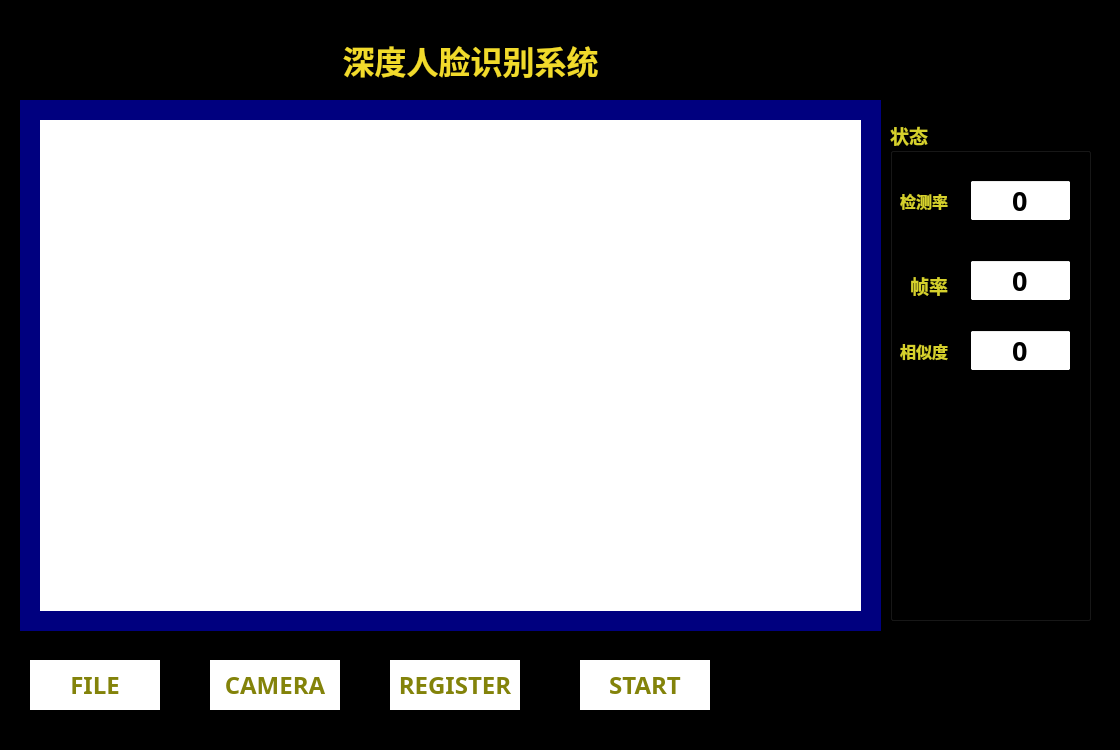
<?xml version="1.0" encoding="UTF-8"?>
<ui version="4.0">
 <class>Dialog</class>
 <widget class="QDialog" name="Dialog">
  <property name="geometry">
   <rect>
    <x>0</x>
    <y>0</y>
    <width>1120</width>
    <height>750</height>
   </rect>
  </property>
  <property name="palette">
   <palette>
    <active>
     <colorrole role="Base">
      <brush brushstyle="SolidPattern">
       <color alpha="255">
        <red>255</red>
        <green>255</green>
        <blue>255</blue>
       </color>
      </brush>
     </colorrole>
     <colorrole role="Window">
      <brush brushstyle="SolidPattern">
       <color alpha="255">
        <red>0</red>
        <green>0</green>
        <blue>0</blue>
       </color>
      </brush>
     </colorrole>
    </active>
    <inactive>
     <colorrole role="Base">
      <brush brushstyle="SolidPattern">
       <color alpha="255">
        <red>255</red>
        <green>255</green>
        <blue>255</blue>
       </color>
      </brush>
     </colorrole>
     <colorrole role="Window">
      <brush brushstyle="SolidPattern">
       <color alpha="255">
        <red>0</red>
        <green>0</green>
        <blue>0</blue>
       </color>
      </brush>
     </colorrole>
    </inactive>
    <disabled>
     <colorrole role="Base">
      <brush brushstyle="SolidPattern">
       <color alpha="255">
        <red>0</red>
        <green>0</green>
        <blue>0</blue>
       </color>
      </brush>
     </colorrole>
     <colorrole role="Window">
      <brush brushstyle="SolidPattern">
       <color alpha="255">
        <red>0</red>
        <green>0</green>
        <blue>0</blue>
       </color>
      </brush>
     </colorrole>
    </disabled>
   </palette>
  </property>
  <property name="windowTitle">
   <string>Dialog</string>
  </property>
  <widget class="QWidget" name="horizontalLayoutWidget">
   <property name="geometry">
    <rect>
     <x>20</x>
     <y>100</y>
     <width>861</width>
     <height>531</height>
    </rect>
   </property>
   <layout class="QHBoxLayout" name="horizontalLayout">
    <item>
     <widget class="QWidget" name="showwidget" native="true">
      <property name="palette">
       <palette>
        <active>
         <colorrole role="Base">
          <brush brushstyle="SolidPattern">
           <color alpha="255">
            <red>255</red>
            <green>255</green>
            <blue>255</blue>
           </color>
          </brush>
         </colorrole>
         <colorrole role="Window">
          <brush brushstyle="SolidPattern">
           <color alpha="255">
            <red>0</red>
            <green>0</green>
            <blue>127</blue>
           </color>
          </brush>
         </colorrole>
        </active>
        <inactive>
         <colorrole role="Base">
          <brush brushstyle="SolidPattern">
           <color alpha="255">
            <red>255</red>
            <green>255</green>
            <blue>255</blue>
           </color>
          </brush>
         </colorrole>
         <colorrole role="Window">
          <brush brushstyle="SolidPattern">
           <color alpha="255">
            <red>0</red>
            <green>0</green>
            <blue>127</blue>
           </color>
          </brush>
         </colorrole>
        </inactive>
        <disabled>
         <colorrole role="Base">
          <brush brushstyle="SolidPattern">
           <color alpha="255">
            <red>0</red>
            <green>0</green>
            <blue>127</blue>
           </color>
          </brush>
         </colorrole>
         <colorrole role="Window">
          <brush brushstyle="SolidPattern">
           <color alpha="255">
            <red>0</red>
            <green>0</green>
            <blue>127</blue>
           </color>
          </brush>
         </colorrole>
        </disabled>
       </palette>
      </property>
      <property name="autoFillBackground">
       <bool>true</bool>
      </property>
      <widget class="QLabel" name="showlabel">
       <property name="geometry">
        <rect>
         <x>20</x>
         <y>20</y>
         <width>821</width>
         <height>491</height>
        </rect>
       </property>
       <property name="palette">
        <palette>
         <active>
          <colorrole role="Base">
           <brush brushstyle="SolidPattern">
            <color alpha="255">
             <red>255</red>
             <green>255</green>
             <blue>255</blue>
            </color>
           </brush>
          </colorrole>
          <colorrole role="Window">
           <brush brushstyle="SolidPattern">
            <color alpha="255">
             <red>255</red>
             <green>255</green>
             <blue>255</blue>
            </color>
           </brush>
          </colorrole>
         </active>
         <inactive>
          <colorrole role="Base">
           <brush brushstyle="SolidPattern">
            <color alpha="255">
             <red>255</red>
             <green>255</green>
             <blue>255</blue>
            </color>
           </brush>
          </colorrole>
          <colorrole role="Window">
           <brush brushstyle="SolidPattern">
            <color alpha="255">
             <red>255</red>
             <green>255</green>
             <blue>255</blue>
            </color>
           </brush>
          </colorrole>
         </inactive>
         <disabled>
          <colorrole role="Base">
           <brush brushstyle="SolidPattern">
            <color alpha="255">
             <red>255</red>
             <green>255</green>
             <blue>255</blue>
            </color>
           </brush>
          </colorrole>
          <colorrole role="Window">
           <brush brushstyle="SolidPattern">
            <color alpha="255">
             <red>255</red>
             <green>255</green>
             <blue>255</blue>
            </color>
           </brush>
          </colorrole>
         </disabled>
        </palette>
       </property>
       <property name="autoFillBackground">
        <bool>true</bool>
       </property>
       <property name="text">
        <string/>
       </property>
       <property name="alignment">
        <set>Qt::AlignCenter</set>
       </property>
      </widget>
     </widget>
    </item>
   </layout>
  </widget>
  <widget class="QWidget" name="horizontalLayoutWidget_2">
   <property name="geometry">
    <rect>
     <x>260</x>
     <y>20</y>
     <width>421</width>
     <height>80</height>
    </rect>
   </property>
   <layout class="QHBoxLayout" name="horizontalLayout_2">
    <item>
     <widget class="QLabel" name="label">
      <property name="palette">
       <palette>
        <active>
         <colorrole role="WindowText">
          <brush brushstyle="SolidPattern">
           <color alpha="255">
            <red>241</red>
            <green>218</green>
            <blue>43</blue>
           </color>
          </brush>
         </colorrole>
         <colorrole role="Text">
          <brush brushstyle="SolidPattern">
           <color alpha="255">
            <red>201</red>
            <green>204</green>
            <blue>28</blue>
           </color>
          </brush>
         </colorrole>
        </active>
        <inactive>
         <colorrole role="WindowText">
          <brush brushstyle="SolidPattern">
           <color alpha="255">
            <red>241</red>
            <green>218</green>
            <blue>43</blue>
           </color>
          </brush>
         </colorrole>
         <colorrole role="Text">
          <brush brushstyle="SolidPattern">
           <color alpha="255">
            <red>201</red>
            <green>204</green>
            <blue>28</blue>
           </color>
          </brush>
         </colorrole>
        </inactive>
        <disabled>
         <colorrole role="WindowText">
          <brush brushstyle="SolidPattern">
           <color alpha="255">
            <red>120</red>
            <green>120</green>
            <blue>120</blue>
           </color>
          </brush>
         </colorrole>
         <colorrole role="Text">
          <brush brushstyle="SolidPattern">
           <color alpha="255">
            <red>120</red>
            <green>120</green>
            <blue>120</blue>
           </color>
          </brush>
         </colorrole>
        </disabled>
       </palette>
      </property>
      <property name="font">
       <font>
        <family>Aharoni</family>
        <pointsize>24</pointsize>
        <weight>75</weight>
        <bold>true</bold>
       </font>
      </property>
      <property name="autoFillBackground">
       <bool>true</bool>
      </property>
      <property name="text">
       <string>深度人脸识别系统</string>
      </property>
      <property name="alignment">
       <set>Qt::AlignCenter</set>
      </property>
     </widget>
    </item>
   </layout>
  </widget>
  <widget class="QWidget" name="horizontalLayoutWidget_3">
   <property name="geometry">
    <rect>
     <x>890</x>
     <y>120</y>
     <width>241</width>
     <height>561</height>
    </rect>
   </property>
   <layout class="QHBoxLayout" name="horizontalLayout_3">
    <item>
     <widget class="QWidget" name="menuwidget" native="true">
      <widget class="QGroupBox" name="groupBox">
       <property name="geometry">
        <rect>
         <x>0</x>
         <y>0</y>
         <width>201</width>
         <height>501</height>
        </rect>
       </property>
       <property name="palette">
        <palette>
         <active>
          <colorrole role="WindowText">
           <brush brushstyle="SolidPattern">
            <color alpha="255">
             <red>214</red>
             <green>209</green>
             <blue>44</blue>
            </color>
           </brush>
          </colorrole>
         </active>
         <inactive>
          <colorrole role="WindowText">
           <brush brushstyle="SolidPattern">
            <color alpha="255">
             <red>214</red>
             <green>209</green>
             <blue>44</blue>
            </color>
           </brush>
          </colorrole>
         </inactive>
         <disabled>
          <colorrole role="WindowText">
           <brush brushstyle="SolidPattern">
            <color alpha="255">
             <red>120</red>
             <green>120</green>
             <blue>120</blue>
            </color>
           </brush>
          </colorrole>
         </disabled>
        </palette>
       </property>
       <property name="font">
        <font>
         <family>Aharoni</family>
         <pointsize>14</pointsize>
         <weight>75</weight>
         <bold>true</bold>
        </font>
       </property>
       <property name="title">
        <string>状态</string>
       </property>
       <widget class="QLabel" name="label_2">
        <property name="geometry">
         <rect>
          <x>10</x>
          <y>60</y>
          <width>71</width>
          <height>41</height>
         </rect>
        </property>
        <property name="font">
         <font>
          <pointsize>12</pointsize>
         </font>
        </property>
        <property name="text">
         <string>检测率</string>
        </property>
       </widget>
       <widget class="QLabel" name="label_3">
        <property name="geometry">
         <rect>
          <x>20</x>
          <y>150</y>
          <width>61</width>
          <height>31</height>
         </rect>
        </property>
        <property name="text">
         <string>帧率</string>
        </property>
       </widget>
       <widget class="QLineEdit" name="detectlineEdit">
        <property name="geometry">
         <rect>
          <x>80</x>
          <y>60</y>
          <width>101</width>
          <height>41</height>
         </rect>
        </property>
        <property name="font">
         <font>
          <pointsize>20</pointsize>
         </font>
        </property>
        <property name="text">
         <string>0</string>
        </property>
        <property name="echoMode">
         <enum>QLineEdit::Normal</enum>
        </property>
        <property name="alignment">
         <set>Qt::AlignCenter</set>
        </property>
        <property name="readOnly">
         <bool>true</bool>
        </property>
       </widget>
       <widget class="QLineEdit" name="framelineEdit">
        <property name="geometry">
         <rect>
          <x>80</x>
          <y>140</y>
          <width>101</width>
          <height>41</height>
         </rect>
        </property>
        <property name="font">
         <font>
          <pointsize>20</pointsize>
         </font>
        </property>
        <property name="text">
         <string>0</string>
        </property>
        <property name="echoMode">
         <enum>QLineEdit::Normal</enum>
        </property>
        <property name="alignment">
         <set>Qt::AlignCenter</set>
        </property>
        <property name="readOnly">
         <bool>true</bool>
        </property>
       </widget>
       <widget class="QLabel" name="label_4">
        <property name="geometry">
         <rect>
          <x>10</x>
          <y>210</y>
          <width>71</width>
          <height>41</height>
         </rect>
        </property>
        <property name="font">
         <font>
          <pointsize>12</pointsize>
         </font>
        </property>
        <property name="text">
         <string>相似度</string>
        </property>
       </widget>
       <widget class="QLineEdit" name="similarlineEdit">
        <property name="geometry">
         <rect>
          <x>80</x>
          <y>210</y>
          <width>101</width>
          <height>41</height>
         </rect>
        </property>
        <property name="font">
         <font>
          <pointsize>20</pointsize>
         </font>
        </property>
        <property name="text">
         <string>0</string>
        </property>
        <property name="echoMode">
         <enum>QLineEdit::Normal</enum>
        </property>
        <property name="alignment">
         <set>Qt::AlignCenter</set>
        </property>
        <property name="readOnly">
         <bool>true</bool>
        </property>
       </widget>
      </widget>
     </widget>
    </item>
   </layout>
  </widget>
  <widget class="QPushButton" name="fileButton">
   <property name="geometry">
    <rect>
     <x>30</x>
     <y>660</y>
     <width>130</width>
     <height>50</height>
    </rect>
   </property>
   <property name="palette">
    <palette>
     <active>
      <colorrole role="Button">
       <brush brushstyle="SolidPattern">
        <color alpha="255">
         <red>255</red>
         <green>255</green>
         <blue>255</blue>
        </color>
       </brush>
      </colorrole>
      <colorrole role="ButtonText">
       <brush brushstyle="SolidPattern">
        <color alpha="255">
         <red>131</red>
         <green>131</green>
         <blue>10</blue>
        </color>
       </brush>
      </colorrole>
     </active>
     <inactive>
      <colorrole role="Button">
       <brush brushstyle="SolidPattern">
        <color alpha="255">
         <red>255</red>
         <green>255</green>
         <blue>255</blue>
        </color>
       </brush>
      </colorrole>
      <colorrole role="ButtonText">
       <brush brushstyle="SolidPattern">
        <color alpha="255">
         <red>131</red>
         <green>131</green>
         <blue>10</blue>
        </color>
       </brush>
      </colorrole>
     </inactive>
     <disabled>
      <colorrole role="Button">
       <brush brushstyle="SolidPattern">
        <color alpha="255">
         <red>255</red>
         <green>255</green>
         <blue>255</blue>
        </color>
       </brush>
      </colorrole>
      <colorrole role="ButtonText">
       <brush brushstyle="SolidPattern">
        <color alpha="255">
         <red>120</red>
         <green>120</green>
         <blue>120</blue>
        </color>
       </brush>
      </colorrole>
     </disabled>
    </palette>
   </property>
   <property name="font">
    <font>
     <family>Aharoni</family>
     <pointsize>18</pointsize>
     <weight>75</weight>
     <bold>true</bold>
    </font>
   </property>
   <property name="autoFillBackground">
    <bool>true</bool>
   </property>
   <property name="text">
    <string>FILE</string>
   </property>
   <property name="autoDefault">
    <bool>false</bool>
   </property>
   <property name="flat">
    <bool>true</bool>
   </property>
  </widget>
  <widget class="QPushButton" name="cameraButton">
   <property name="geometry">
    <rect>
     <x>210</x>
     <y>660</y>
     <width>130</width>
     <height>50</height>
    </rect>
   </property>
   <property name="palette">
    <palette>
     <active>
      <colorrole role="Button">
       <brush brushstyle="SolidPattern">
        <color alpha="255">
         <red>255</red>
         <green>255</green>
         <blue>255</blue>
        </color>
       </brush>
      </colorrole>
      <colorrole role="ButtonText">
       <brush brushstyle="SolidPattern">
        <color alpha="255">
         <red>131</red>
         <green>131</green>
         <blue>10</blue>
        </color>
       </brush>
      </colorrole>
     </active>
     <inactive>
      <colorrole role="Button">
       <brush brushstyle="SolidPattern">
        <color alpha="255">
         <red>255</red>
         <green>255</green>
         <blue>255</blue>
        </color>
       </brush>
      </colorrole>
      <colorrole role="ButtonText">
       <brush brushstyle="SolidPattern">
        <color alpha="255">
         <red>131</red>
         <green>131</green>
         <blue>10</blue>
        </color>
       </brush>
      </colorrole>
     </inactive>
     <disabled>
      <colorrole role="Button">
       <brush brushstyle="SolidPattern">
        <color alpha="255">
         <red>255</red>
         <green>255</green>
         <blue>255</blue>
        </color>
       </brush>
      </colorrole>
      <colorrole role="ButtonText">
       <brush brushstyle="SolidPattern">
        <color alpha="255">
         <red>120</red>
         <green>120</green>
         <blue>120</blue>
        </color>
       </brush>
      </colorrole>
     </disabled>
    </palette>
   </property>
   <property name="font">
    <font>
     <family>Aharoni</family>
     <pointsize>18</pointsize>
     <weight>75</weight>
     <bold>true</bold>
    </font>
   </property>
   <property name="autoFillBackground">
    <bool>true</bool>
   </property>
   <property name="text">
    <string>CAMERA</string>
   </property>
   <property name="autoDefault">
    <bool>false</bool>
   </property>
   <property name="flat">
    <bool>true</bool>
   </property>
  </widget>
  <widget class="QPushButton" name="registerButton">
   <property name="geometry">
    <rect>
     <x>390</x>
     <y>660</y>
     <width>130</width>
     <height>50</height>
    </rect>
   </property>
   <property name="palette">
    <palette>
     <active>
      <colorrole role="Button">
       <brush brushstyle="SolidPattern">
        <color alpha="255">
         <red>255</red>
         <green>255</green>
         <blue>255</blue>
        </color>
       </brush>
      </colorrole>
      <colorrole role="ButtonText">
       <brush brushstyle="SolidPattern">
        <color alpha="255">
         <red>131</red>
         <green>131</green>
         <blue>10</blue>
        </color>
       </brush>
      </colorrole>
     </active>
     <inactive>
      <colorrole role="Button">
       <brush brushstyle="SolidPattern">
        <color alpha="255">
         <red>255</red>
         <green>255</green>
         <blue>255</blue>
        </color>
       </brush>
      </colorrole>
      <colorrole role="ButtonText">
       <brush brushstyle="SolidPattern">
        <color alpha="255">
         <red>131</red>
         <green>131</green>
         <blue>10</blue>
        </color>
       </brush>
      </colorrole>
     </inactive>
     <disabled>
      <colorrole role="Button">
       <brush brushstyle="SolidPattern">
        <color alpha="255">
         <red>255</red>
         <green>255</green>
         <blue>255</blue>
        </color>
       </brush>
      </colorrole>
      <colorrole role="ButtonText">
       <brush brushstyle="SolidPattern">
        <color alpha="255">
         <red>120</red>
         <green>120</green>
         <blue>120</blue>
        </color>
       </brush>
      </colorrole>
     </disabled>
    </palette>
   </property>
   <property name="font">
    <font>
     <family>Aharoni</family>
     <pointsize>18</pointsize>
     <weight>75</weight>
     <bold>true</bold>
    </font>
   </property>
   <property name="autoFillBackground">
    <bool>true</bool>
   </property>
   <property name="text">
    <string>REGISTER</string>
   </property>
   <property name="autoDefault">
    <bool>false</bool>
   </property>
   <property name="flat">
    <bool>true</bool>
   </property>
  </widget>
  <widget class="QPushButton" name="startButton">
   <property name="geometry">
    <rect>
     <x>580</x>
     <y>660</y>
     <width>130</width>
     <height>50</height>
    </rect>
   </property>
   <property name="palette">
    <palette>
     <active>
      <colorrole role="Button">
       <brush brushstyle="SolidPattern">
        <color alpha="255">
         <red>255</red>
         <green>255</green>
         <blue>255</blue>
        </color>
       </brush>
      </colorrole>
      <colorrole role="ButtonText">
       <brush brushstyle="SolidPattern">
        <color alpha="255">
         <red>131</red>
         <green>131</green>
         <blue>10</blue>
        </color>
       </brush>
      </colorrole>
     </active>
     <inactive>
      <colorrole role="Button">
       <brush brushstyle="SolidPattern">
        <color alpha="255">
         <red>255</red>
         <green>255</green>
         <blue>255</blue>
        </color>
       </brush>
      </colorrole>
      <colorrole role="ButtonText">
       <brush brushstyle="SolidPattern">
        <color alpha="255">
         <red>131</red>
         <green>131</green>
         <blue>10</blue>
        </color>
       </brush>
      </colorrole>
     </inactive>
     <disabled>
      <colorrole role="Button">
       <brush brushstyle="SolidPattern">
        <color alpha="255">
         <red>255</red>
         <green>255</green>
         <blue>255</blue>
        </color>
       </brush>
      </colorrole>
      <colorrole role="ButtonText">
       <brush brushstyle="SolidPattern">
        <color alpha="255">
         <red>120</red>
         <green>120</green>
         <blue>120</blue>
        </color>
       </brush>
      </colorrole>
     </disabled>
    </palette>
   </property>
   <property name="font">
    <font>
     <family>Aharoni</family>
     <pointsize>18</pointsize>
     <weight>75</weight>
     <bold>true</bold>
    </font>
   </property>
   <property name="autoFillBackground">
    <bool>true</bool>
   </property>
   <property name="text">
    <string>START</string>
   </property>
   <property name="autoDefault">
    <bool>false</bool>
   </property>
   <property name="flat">
    <bool>true</bool>
   </property>
  </widget>
 </widget>
 <resources/>
 <connections/>
</ui>
